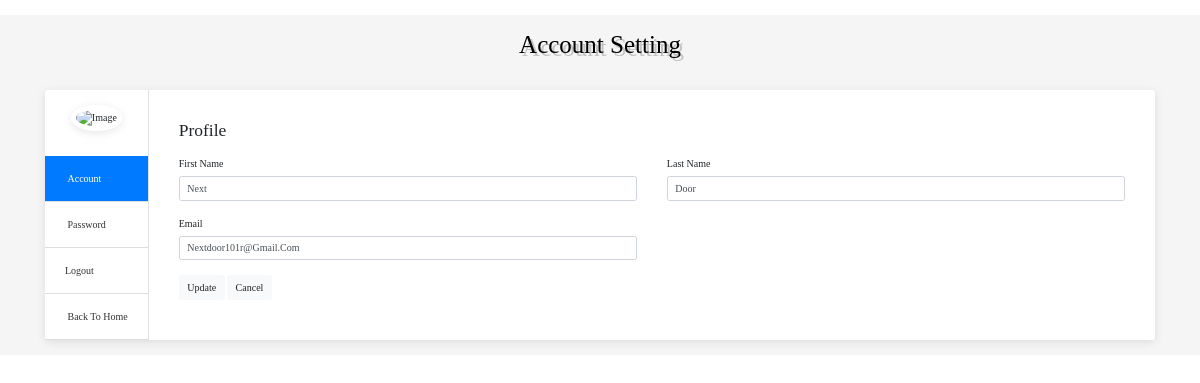
Page /MainPage/userprofile.php (signed in) on the committed database.
### tables this page shows
CREATE TABLE `registered_users` (
  `id` int(11) NOT NULL,
  `firstname` varchar(50) NOT NULL,
  `lastname` varchar(50) NOT NULL,
  `email` varchar(100) NOT NULL,
  `password` varchar(255) NOT NULL,
  `created_at` timestamp NOT NULL DEFAULT current_timestamp(),
  `message` varchar(500) NOT NULL,
  `phone` varchar(15) NOT NULL,
  `profile_image` varchar(255) DEFAULT 'User_Img/default.png',
  `reset_token` varchar(64) DEFAULT NULL,
  `reset_token_expiry` datetime DEFAULT NULL
);

### MainPage/profile_backend.php (called while the page is built, shortened)
<?php
include("connect.php");
$email = $_SESSION['email'];
$stmt = $conn->prepare("SELECT * FROM registered_users WHERE email = ?");
$stmt->bind_param("s", $email);
$stmt->execute();
$result = $stmt->get_result();
$user = $result->fetch_assoc();
?>

### MainPage/userprofile.php (the view, shortened to what this page needs)
<?php
include("profile_backend.php");
?>
<!DOCTYPE html>
<html lang="en">
<head>
    <link rel="stylesheet" href="css/style.css">
    <link href="https://cdn.jsdelivr.net/npm/bootstrap@4.5.0/dist/css/bootstrap.min.css" rel="stylesheet">
</head>
<body>
    <section class="py-4 my-4">
        <div class="container">
            <h1 class="mb-5">Account Setting</h1>
            <div class="bg-white shadow rounded-lg d-block d-sm-flex">
                <div class="profile-tab-naw border-right">
                    <div class="p-4">
                        <div class="img-circle text-center mb-3">
                            <img src="User_Img/default.png" alt="Image" class="shadow">
                        </div>
                    </div>
                    <div class="nav flex-column nav-pills" id="v-pills-tab" role="tablist" aria-orientation="vertical">
                        <a class="nav-link active" id="account-tab" data-toggle="pill" href="#account" role="tab" aria-controls="account" aria-selected="true">
                            Account
                        </a>
                        <a class="nav-link" id="password-tab" data-toggle="pill" href="#password" role="tab" aria-controls="password" aria-selected="false">
                            Password
                        </a>
                        <a class="nav-link" button onclick="confirmLogout()">Logout</button></a>
                                        <a class="nav-link" href="home.php">
                                            Back to Home
                                        </a>
                                    </div>
                </div>
                <div class="tab-content p-4 p-md-5" id="v-pills-tabContent">
                    <div class="tab-pane fade show active" id="account" role="tabpannel" aria-labelledby="account-tab">
                        <h3 class="mb-4">Profile</h3>
                        <form id="updateProfileForm" method="POST">
                            <div class="row">
                                <div class="col-md-6">
                                    <div class="form-group">
                                        <label>First Name</label>
                                        <input type="text" class="form-control" name="firstname" value="<?php echo htmlspecialchars($user['firstname']); ?>" required>
                                    </div>
                                </div>
                                <div class="col-md-6">
                                    <div class="form-group">
                                        <label>Last Name</label>
                                        <input type="text" class="form-control" name="lastname" value="<?php echo htmlspecialchars($user['lastname']); ?>" required>
                                    </div>
                                </div>
                                <div class="col-md-6">
                                    <div class="form-group">
                                        <label>Email</label>
                                        <input type="text" class="form-control" name="email" value="<?php echo htmlspecialchars($user['email']); ?>" requierd>
                                    </div>
                                </div>
                            </div>
                            <div>
                                <button type="submit" class="btn btn-light" name="update_profile">Update</button>
                                <button class="btn btn-light" name="cancle">Cancel</button>
                            </div>
                    </div>
                </div>
            </div>
            </div>
    </section>
</body>
</html>

### MainPage/style.css (style rules this page uses)
:root { --text-shadow: .3rem .3rem 0 rgba(0, 0, 0, .2); --black: #000; --blue: #42586e; --light-color: rgb(145, 156, 163); }
* { font-family: Nunito; margin: 0;padding: 0; box-sizing: border-box; outline: none;border: none; text-transform: capitalize; }
html { font-size: 62.5%; overflow-x: hidden; scroll-behavior: smooth; scroll-padding-top: 7rem; }
body { margin: 0; padding: 0; background-color: #fff; }
h1 { font-size: 2.5rem; color: var(--black); line-height: 1.8; text-shadow: var(--text-shadow); margin-bottom: 20px; text-align: center; }
h3 { font-size: 2em; margin-bottom: 10px; text-align: left; }
section:nth-child(odd) { background-color: #f5f5f5; }

### MainPage/userprofile.php (style rules this page uses)
body { background-image: url(); background-repeat: no-repeat; background-size: cover; font-family: "Roboto", sans-serif; }
.shadow { box-shadow: 0 2px 10px rgba(0, 0, 0, 0.1) !important; }
.tab-content { flex: 1; }
.form-group { margin-bottom: 1.5rem; }
.nav-pills a.nav-link { padding: 15px 20px; border-bottom: 1px solid #ddd; border-radius: 0; color: #333; }
.img-circle img { height: 100px; width: 100px; border-radius: 100%; border: 5px solid #fff; }

### rows in the picture
registered_users: firstname "Next", lastname "Door", email "nextdoor101r@gmail.com"
